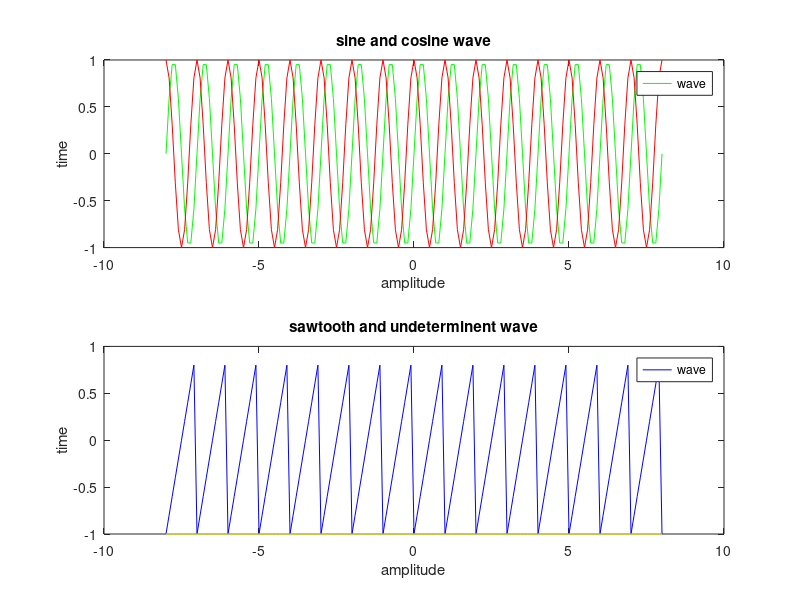

Source code (MATLAB):
t=-8:0.1:8;
w=2*pi;

x=sin(w*t);
y=cos(w*t);
z=sawtooth(w*t);
a=-1.^(t);

subplot(2,1,1);
plot(t,x,'g',t,y,'r');
xlabel('amplitude');
ylabel('time');
title('sine and cosine wave');
legend('wave');


subplot(2,1,2);
plot(t,z,'b',t,a,'y');
xlabel('amplitude');
ylabel('time');
title('sawtooth and undeterminent wave');
legend('wave');